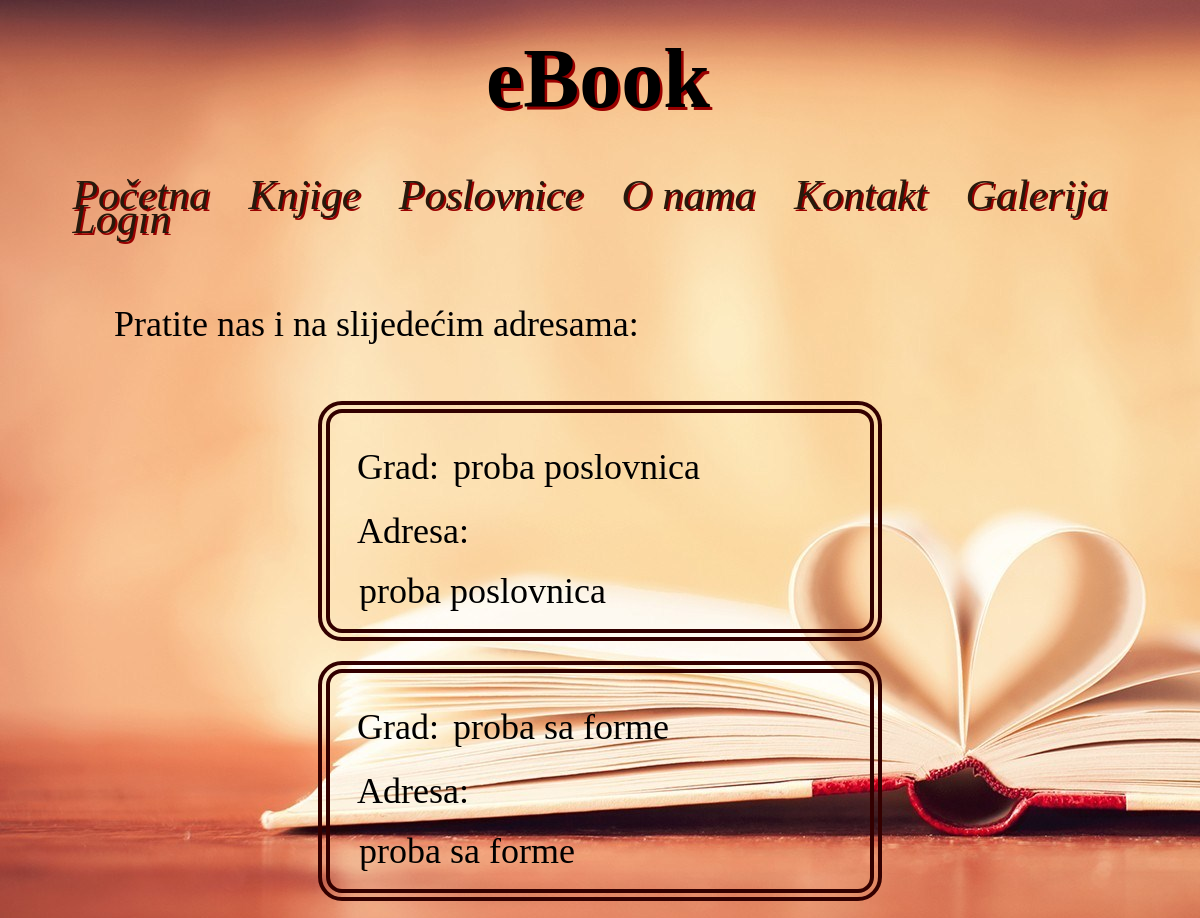
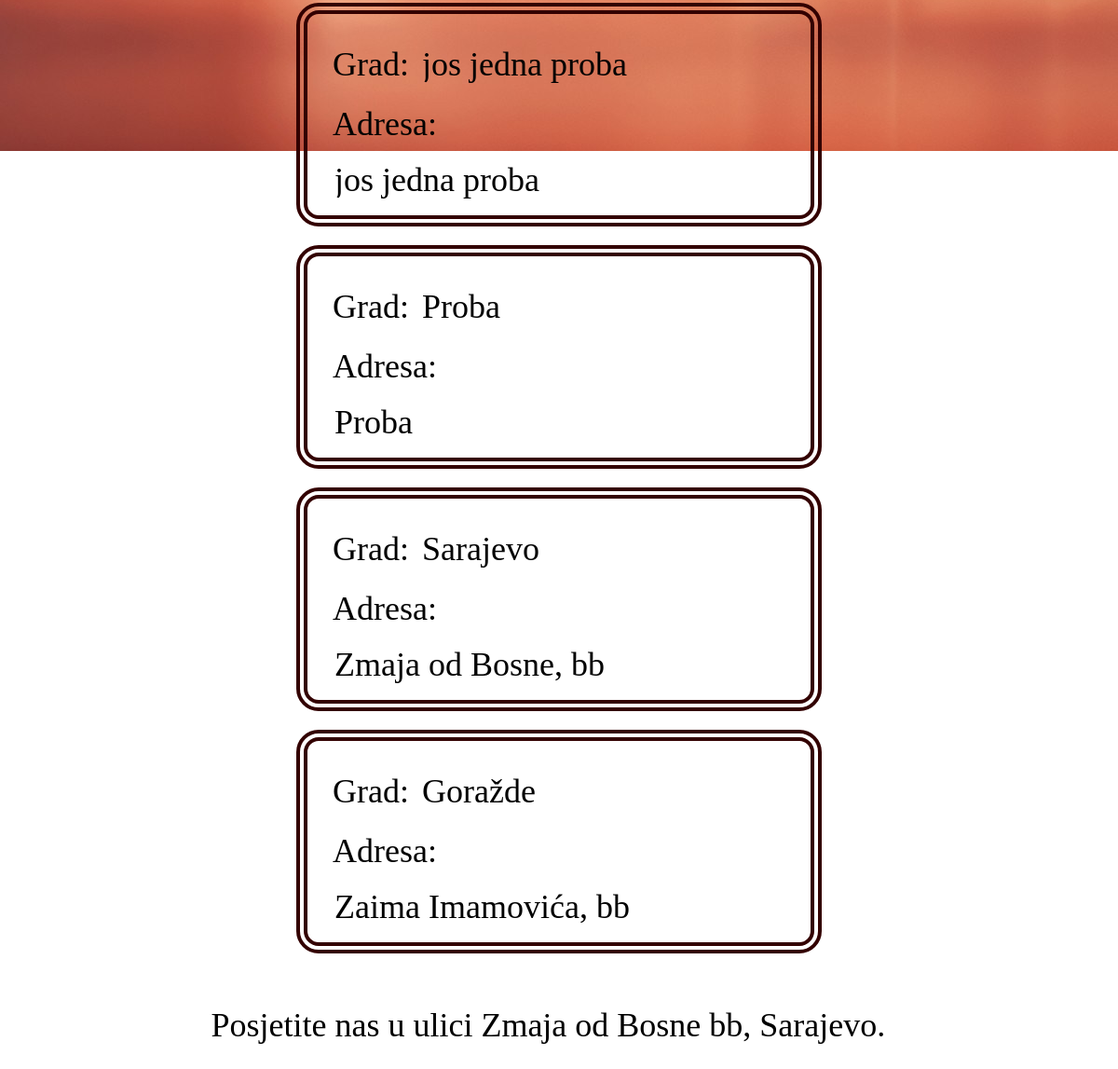
Before: /Poslovnice.php with the older database file (2 pictures, top to bottom).
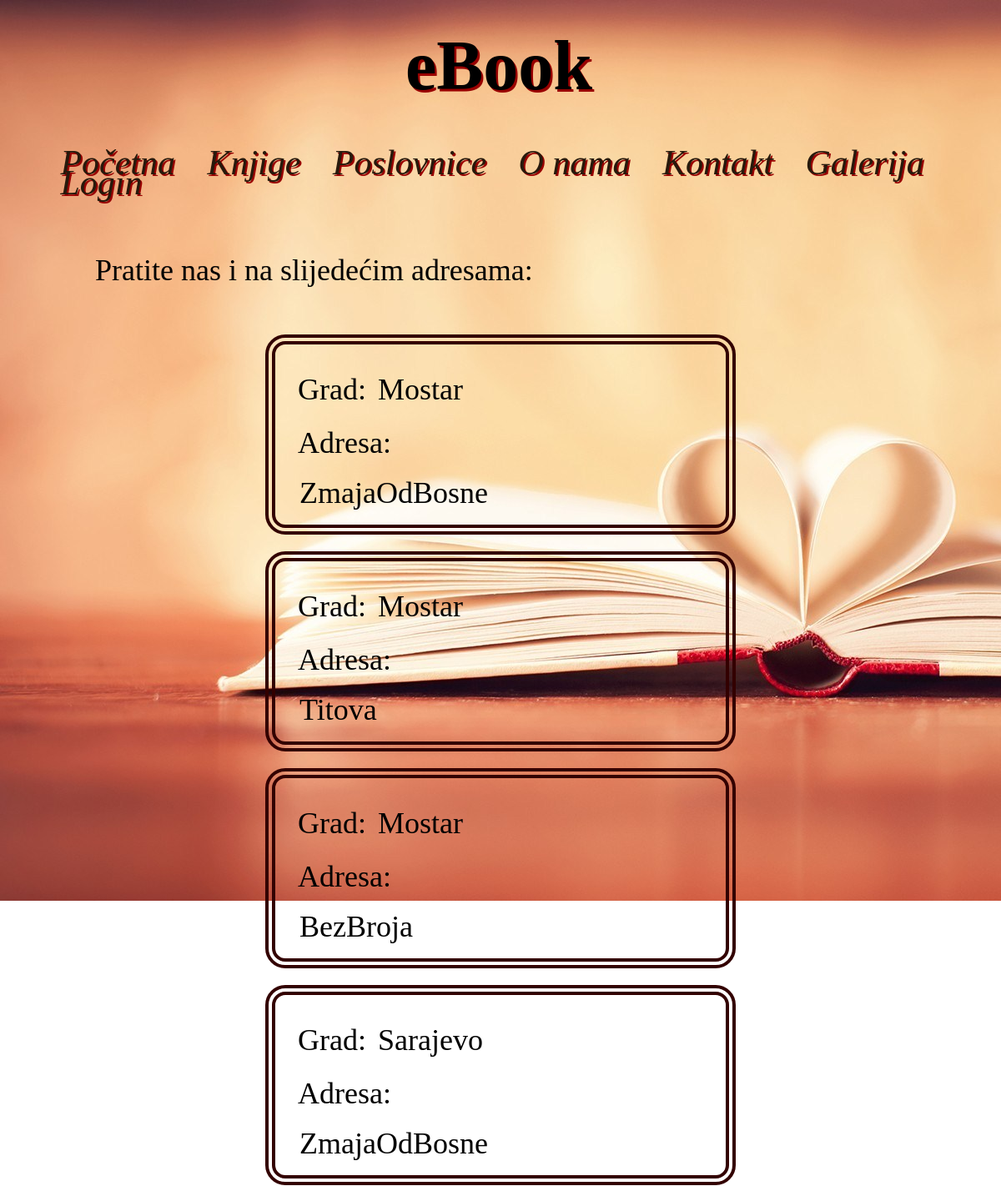
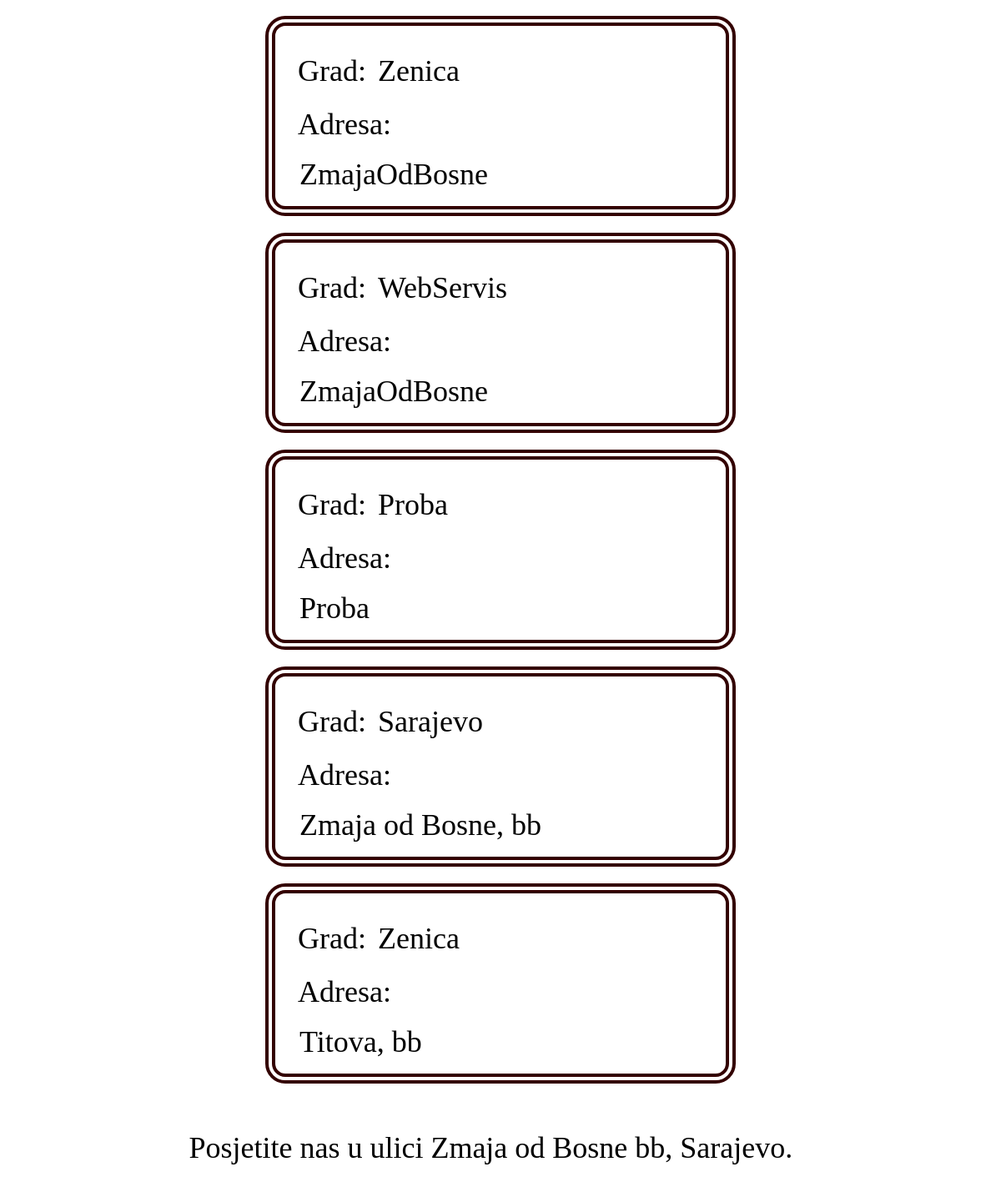
After: the same page with the newer database file (2 pictures, top to bottom).
### tables this page shows
CREATE TABLE IF NOT EXISTS `poslovnice` (
  `id` int(11) NOT NULL AUTO_INCREMENT,
  `grad` varchar(50) NOT NULL,
  `adresa` varchar(50) NOT NULL,
  PRIMARY KEY (`id`)
);

### Poslovnice.php (the view, shortened to what this page needs)
<!DOCTYPE HTML>
<HTML>
  <HEAD>
    <link rel="stylesheet" type="text/css" href="stil.css">
   </HEAD>
<BODY>
     <div class="red">
	     <div class="Kolona jedan">
		    <h1 class="Naslov">eBook</h1>
		 </div>
	   </div>
	   <div class="red">
	     <div class="Kolona jedan">
		    <div class="meni">
             <ul>
             <li><a href="Pocetna.php">Početna</a></li>
             <li><a href="Knjige.php">Knjige</a></li>
             <li><a href="Poslovnice.php">Poslovnice</a></li>
             <li><a href="Onama.php">O nama</a></li>
             <li><a href="Kontakt.php">Kontakt</a></li>
			 <li class="DropDownMenu">
                <a href="#" class="DropBtn" onclick="DropDown()">Galerija</a>
                  <div id="DropDownId" class="DropDownItem">
			<li><a href="Login.php">Login</a></li>
                  </div>
               </li>
             </ul>
           </div>
	     </div>
	   </div>
		  <div class="red">
		    <div class="Kolona jedan">
			  <p class="paragraf">Pratite nas i na slijedećim adresama: </p>
			</div>
		  </div>
	 <?php
          $baza = new PDO("mysql:dbname=knjizaraebook;host=localhost;charset=utf8","rhoso1","rhoso1");
          $sql = $baza->prepare("SELECT * FROM poslovnice");
          $sql->execute();
          while($rezultat = $sql->fetch(PDO::FETCH_ASSOC))
		  {
          ?>
			<div class="red">
	          <div class ="Kolona jedan">
		        <form class="prikazPoslovnice" action="Poslovnice.php" method="post">
			      <table>
				    <tr>
				    <td><label class="urediInput">Grad: </label><input type="text" class="urediInput" name="grad" readonly="readonly" value="<?php echo $rezultat['grad'];?>"></td>
				   </tr>
				   <tr>
				    <td><label class="urediInput">Adresa: </label><input type="text" class="urediInput" name="adresa" readonly="readonly" value="<?php echo $rezultat['adresa'];?>"></td>
				   </tr>
				 </table>
               </form>
		 </div>
	   </div>
				<?php
                      }
	        	?>
		  <div class="red">
			    <div class="Kolona jedan">
				    <p class="kraj">Posjetite nas u ulici Zmaja od Bosne bb, Sarajevo.</p>
				</div>
            </div>
</BODY>
</HTML>

### stil.css (style rules this page uses)
* { box-sizing:border-box; }
body { background-image:url("Slike/home.jpg"); background-repeat:no-repeat; background-attachment:fixed; overflow-x:hidden; display:block; min-width:20%; min-height:20%; }
h1.Naslov { font-size:7vw; font-family:monotype corsiva; float:left; margin-left:39vw; margin-top:1vw; text-shadow:2.5px 2.5px #990000; }
.meni { padding-bottom:0.3vw; margin-top:-4vw; float:left; padding-top:4vw; }
.meni ul li { display:inline; text-align:left; font-size:3.5vw; font-style:oblique; font-family:monotype corsiva; margin:2vw; margin-left:1.2vw; margin-top:-4vw; float:left; text-shadow:2px 2px #990000; }
.meni ul a { text-decoration:none; color:#27190c; }
.red { padding: 10px; width:100%; float:left; min-height: 1px; background-color:transparent; }
.Kolona { background: red; margin-left: 1%; margin-right: 1%; display: inline-block; float: left; min-height: 20px; background-color:transparent; }
.jedan { width:98%; }
.Kolona:first-child { margin-left: 0px; }
.Kolona:last-child { margin-right: 0px; }
p.paragraf { font-family:monotype corsiva; font-size:3vw; float:left; margin-top:1vw; margin-left:8vw; }
p.kraj { text-align:center; font-family:monotype corsiva; font-size:3vw; }
label { text-align: left; font-family:monotype corsiva; font-size: 2.5vw; margin-left:1vw; float:left; margin-top:1.5vw; }
input { width: 22vw; height:2.9vw; margin-top:0.9vw; margin-left:1vw; background-color:#ffdd99; border:0.2vw solid black; border-radius:1vw; float:left; }
.DropBtn { display: inline-block; text-align: center; text-decoration: none; }
li.DropDownMenu { display: inline-block; }
.DropDownItem { display: none; position: absolute; background-color:#ffb366; width:18vw; padding:2vw; }
input.urediInput { border:0vw solid black; background-color:transparent; margin-top:1.5vw; font-family:monotype corsiva; font-size:3vw; width:32vw; height:3.5vw; }
label.urediInput { background-color:transparent; margin-top:1.5vw; font-family:monotype corsiva; font-size:3vw; }
form.prikazPoslovnice { border:1vw double #330000; padding:1vw; background-color:transparent; border-radius:2vw; float:left; margin-left:25vw; width:47vw; height:20vw; }

Changed rows visible on the page:
removed poslovnice: grad "proba poslovnica", adresa "proba poslovnica"
removed poslovnice: grad "proba sa forme", adresa "proba sa forme"
removed poslovnice: grad "jos jedna proba", adresa "jos jedna proba"
removed poslovnice: grad "Goražde", adresa "Zaima Imamovića, bb"
added poslovnice: grad "Mostar", adresa "ZmajaOdBosne"
added poslovnice: grad "Mostar", adresa "Titova"
added poslovnice: grad "Mostar", adresa "BezBroja"
added poslovnice: grad "Sarajevo", adresa "ZmajaOdBosne"
added poslovnice: grad "Zenica", adresa "ZmajaOdBosne"
added poslovnice: grad "WebServis", adresa "ZmajaOdBosne"
added poslovnice: grad "Zenica", adresa "Titova, bb"
